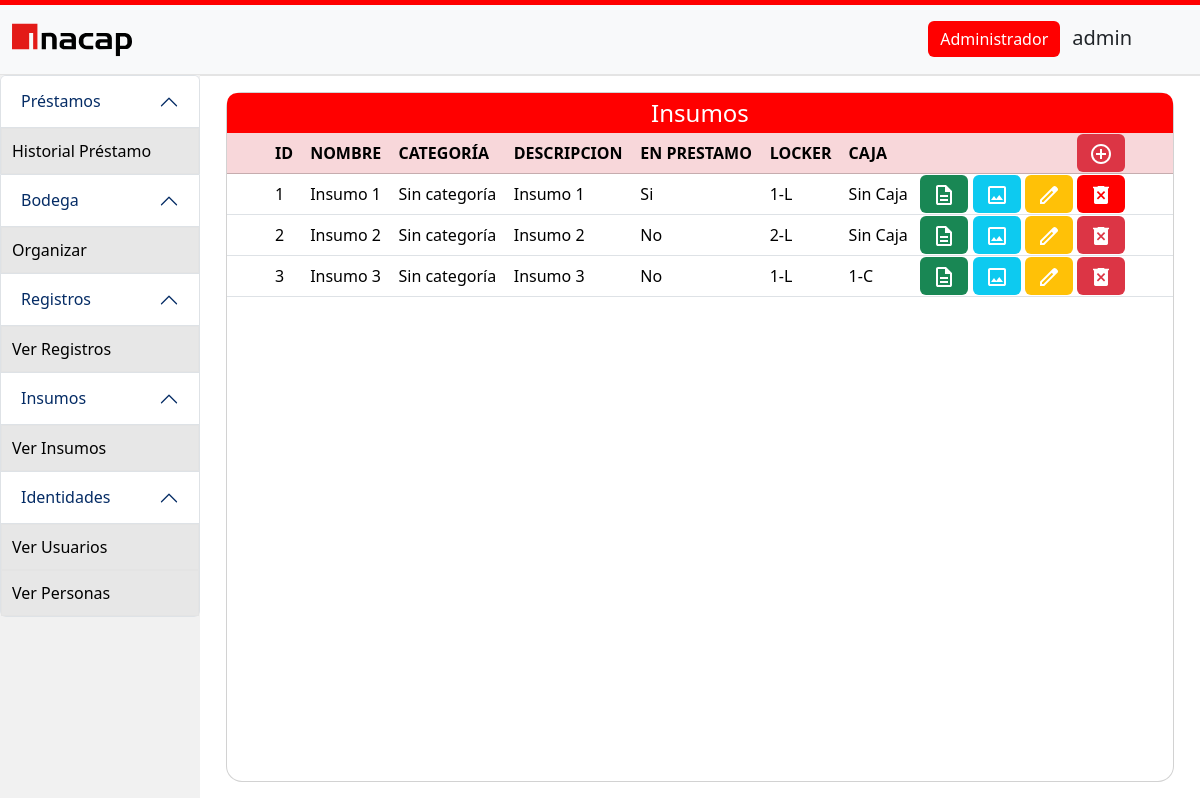
Page /insumos/ (signed in) on the committed database.
### bodegaApp/models/identidades.py (models this page shows, shortened)
class Usuario(AbstractUser):
    first_name = None
    last_name = None
    is_staff = None
    groups = None
    user_permissions = None
    email = models.EmailField(max_length=60, unique=True)
    username = models.CharField(max_length=20, unique=True)
    password = models.CharField(max_length=20)
    persona = models.OneToOneField(Persona, on_delete=models.PROTECT, unique=True)
    foto_perfil = models.ForeignKey(Adjunto, on_delete=models.SET_DEFAULT, default=1)

### bodegaApp/models/inventario.py (models this page shows, shortened)
class Insumo(models.Model):
    nombre          = models.CharField(max_length=100)
    descripcion     = models.CharField(max_length=500)
    activo          = models.BooleanField(default=True)
    adjunto         = models.ForeignKey(Adjunto, on_delete=models.PROTECT)
    categoria       = models.ForeignKey(Categoria,on_delete=models.SET(get_default_categoria), default=get_default_categoria)
    locker          = models.ForeignKey(Locker, on_delete=models.PROTECT, null=True, blank=True)
    caja            = models.ForeignKey(Caja, on_delete=models.PROTECT, null=True, blank=True)
    class Meta:
        verbose_name = "Insumo"
        verbose_name_plural = "Insumos"

class Categoria(models.Model):
    def __str__(self):
        return self.nombreCategoria.capitalize()
    nombreCategoria = models.CharField(max_length=20, unique=True)

class Locker(models.Model):
    nameTag             = models.CharField(max_length=6)
    comentario          = models.TextField()
    adjunto          = models.ForeignKey(Adjunto, on_delete=models.PROTECT)
    class Meta:
        verbose_name = "Locker"
        verbose_name_plural = "Lockers"
    def __str__(self):
        return self.nameTag

class Caja(models.Model):
    nameTag             = models.CharField(max_length=6)
    activo              = models.BooleanField()
    adjunto           = models.ForeignKey(Adjunto, on_delete=models.PROTECT)
    locker            = models.ForeignKey(Locker, on_delete=models.PROTECT, blank=False, null=False)
    class Meta:
        verbose_name = "Caja"
        verbose_name_plural = "Cajas"
    def __str__(self):
        return self.nameTag

### bodegaApp/views/insumos.py (the view)
# urls.py: path("insumos/", verInsumos, name="Insumos"),
@login_required
def verInsumos(request):
    insumos = Insumo.objects.all()
    for insumo in insumos:
        try:
            insumo.enprestamo = Prestamo.objects.filter(insumo=insumo)
        except Prestamo.DoesNotExist:
            insumo.enprestamo = None
    seccionActiva = section
    for insumo in insumos:
        if insumo.descripcion and len(insumo.descripcion) > 50:
            insumo.descripcion_corta = insumo.descripcion[:50] + "..."
        else:
            insumo.descripcion_corta = insumo.descripcion
    context = {'insumos': insumos, 'formTitle': "Insumos", 'seccionActiva': seccionActiva}
    return render(request, 'insumos/insumos.html', context)

### bodegaApp/models/archivos.py (called while the page is built)
    def __str__(self):
        return self.adjunto.url

### templates/insumos/insumos.html
{% extends "home.html" %}
{% load static %}
{% block content %}
    <div class="card w-100 m-3 rounded-4">
        <div class="card w-100 justify-content-center" id="top">
            <h4 class="m-0 p-0">{{formTitle}}</h4>
        </div>
        <table class="table">
            <thead>
                <tr class="table-danger">
                    <th scope="col" class="ps-5">ID</th>
                    <th scope="col">NOMBRE</th>
                    <th scope="col">CATEGORÍA</th>
                    <th scope="col">DESCRIPCION</th>
                    <th scope="col">EN PRESTAMO</th>
                    <th scope="col">LOCKER</th>
                    <th scope="col">CAJA</th>
                    <th scope="col" class="p-0 align-content-center justify-content-end text-end pe-5">
                        <a class="btn bg-danger h-1 fw-bold" onClick="openModal('{% url "CrearInsumo" %}')"><img src="{% static "image/add.svg" %}"></a>
                    </th>
                </tr>
            </thead>
            <tbody>
                {% for insumo in insumos %}
                    <tr class="w-100">
                        <td scope="row" class="ps-5">{{ insumo.id }}</td>
                        <td>{{ insumo.nombre }}</td>
                        <td>{{ insumo.categoria }}</td>
                        <td>{{ insumo.descripcion_corta }}</td>
                        <td>{{ insumo.activo|yesno:"No,Si" }}</td>
                        <td>{% if insumo.locker %}{{insumo.locker}}{% else %}Sin Locker{% endif %}</td>
                        <td>{% if insumo.caja %}{{insumo.caja}}{% else %}Sin Caja{% endif %}</td>
                        <td class="p-0 align-content-center justify-content-end text-end pe-5">
                            <a class="btn bg-success fw-bold" onclick="openModal('{% url "DetallesInsumo" insumo.id %}')"><img src="{% static "image/details.svg" %}"></a>
                            <a class="btn bg-info fw-bold" data-bs-placement="left" data-bs-toggle="tooltip" data-bs-custom-class="custom-tooltip" data-bs-html="true" data-bs-title="<img src='{{insumo.adjunto}}' height='250px' />"><img src="{% static "image/image.svg" %}"></a>
                            <a class="btn bg-warning fw-bold" onclick="openModal('{% url "ActualizarInsumo" insumo.id %}')"><img src="{% static "image/edit.svg" %}"></a>
                            {% if insumo.enprestamo %}
                            <a class="btn btn-danger fw-bold" data-bs-toggle="tooltip" data-bs-placement="top" data-bs-title="El Insumo no debe estar en prestamo para poder ser borrado"><img src="{% static "image/delete.svg" %}"></a>
                            {% else %}
                            <a class="btn bg-danger fw-bold" onclick="openModal('{% url "BorrarInsumo" insumo.id %}')"><img src="{% static "image/delete.svg" %}"></a>
                            {% endif %}
                        </td>
                    </tr>
                {% endfor %}
            </tbody>
        </table>
    </div>
{% endblock %}

### templates/home.html (shortened to what this page needs)
<!DOCTYPE html>
<html lang="en">
{% load static %}
    <head>
        <link rel="stylesheet" href='{% static "css/style.css" %}'>
        <link href="https://cdn.jsdelivr.net/npm/bootstrap@5.3.3/dist/css/bootstrap.min.css" rel="stylesheet">
        <link href="https://cdnjs.cloudflare.com/ajax/libs/jquery.inputmask/3.3.4/css/inputmask.min.css" rel="stylesheet"/>
    </head>
    <body data-barba="wrapper">
        <div id="main" class="w-100 vh-100">
            {% include "components/navbar.html" %}
            <div id="down" class="d-flex text-left">
                <div class="column h-100" id="sidebar">
                    {% include "components/sidebar.html" %}
                </div>
                    <div id="content" class="column px-10 w-100" data-barba="container" data-barba-namespace="home">
                    {% block content %}{% endblock %}
                    </div>
            </div>
        </div>
    </body>
</html>

### templates/components/navbar.html
{% load static %}
    {% block content %}
    <nav class="navbar navbar-expand-lg navbar-light bg-light" id="navbar">
        <div class="container-fluid">
            <img src="{% static 'image/logo.svg' %}" alt="logo" id="logo" width="120" height="100" class="d-inline-block align-text-top">
            <div id="info">
                <div class="d-flex pe-5">
                {% if user.is_superuser == True %}
                    <button class="btn btn-danger me-1">Administrador</button>
                {% endif %}
                    <h5 class="ms-2 me-2">{{user.username}}</h5>
                </div>
            </div>
        </div>
    </nav>
    {% endblock %}

### templates/components/sidebar.html
{% load static %}
<div class="sidebar">
    <div class="accordion" id="sidebarAccordion">
        <div class="accordion-item">
            <h2 class="accordion-header">
                <button class="accordion-button main {% if seccionActiva == "prestamos" %} seccionActiva {% endif %}" type="button" data-bs-toggle="collapse" data-bs-target="#collapsePrestamos" aria-expanded="true">
                    Préstamos
                </button>
            </h2>
            <div id="collapsePrestamos" class="accordion-collapse collapse show">
                <div class="accordion-body m-0 p-0">
                    <a class="sub" href="{% url "Prestamos" %}">Historial Préstamo</a>
                </div>
            </div>
        </div>
        <div id="bodega" class="accordion-item">
            <h2 class="accordion-header">
                <button class="accordion-button main {% if seccionActiva == "bodega" %} seccionActiva {% endif %}" type="button" data-bs-toggle="collapse" data-bs-target="#collapseBodega" aria-expanded="false" aria-controls="collapseBodega">
                    Bodega
                </button>
            </h2>
            <div id="collapseBodega" class="accordion-collapse collapse show">
                <div class="accordion-body m-0 p-0">
                    <a class="sub" href="{% url "Bodega" %}">Organizar</a>
                </div>
            </div>
        </div>
        <div id="registros" class="accordion-item">
            <h2 class="accordion-header">
                <button class="accordion-button main {% if seccionActiva == "registros" %} seccionActiva {% endif %}" type="button" data-bs-toggle="collapse" data-bs-target="#collapseRegistros" aria-expanded="false" aria-controls="collapseRegistros">
                    Registros
                </button>
            </h2>
            <div id="collapseRegistros" class="accordion-collapse collapse show">
                <div class="accordion-body m-0 p-0">
                    <a class="sub" href="{% url "Registros" %}">Ver Registros</a>
                </div>
            </div>
        </div>
        <div id="insumos" class="accordion-item">
            <h2 class="accordion-header">
                <button class="accordion-button main {% if seccionActiva == "insumos" %} seccionActiva {% endif %}" type="button" data-bs-toggle="collapse" data-bs-target="#collapseInsumos" aria-expanded="false" aria-controls="collapseInsumos">
                    Insumos
                </button>
            </h2>
            <div id="collapseInsumos" class="accordion-collapse collapse show">
                <div class="accordion-body m-0 p-0">
                    <a class="sub" href="{% url "Insumos" %}">Ver Insumos</a>
                </div>
            </div>
        </div>
        <div id="identidades" class="accordion-item">
            <h2 class="accordion-header">
                <button class="accordion-button main {% if seccionActiva == "identidades" %} seccionActiva {% endif %}" type="button" data-bs-toggle="collapse" data-bs-target="#collapseUsuarios" aria-expanded="false" aria-controls="collapseUsuarios">
                    Identidades
                </button>
            </h2>
            <div id="collapseUsuarios" class="accordion-collapse collapse show">
                <div class="accordion-body m-0 p-0">
                    <a class="sub" href="{% url "Usuarios" %}">Ver Usuarios</a>
                    <a class="sub" href="{% url "Personas" %}">Ver Personas</a>
                </div>
            </div>
        </div>
    </div>
</div>

### static/css/style.css (style rules this page uses)
#info .d-flex { text-align: center !important; align-items: baseline !important; }
#navbar { border-top: 5px solid red !important; border-bottom: #e4e4e4 solid 1px !important; height: 75px !important; }
.sidebar { margin: 0 !important; padding: 0 !important; width: 200px !important; background-color: #f1f1f1 !important; height: 100% !important; overflow: auto !important; }
.sidebar a { display: block !important; color: black !important; padding: 10px !important; border: #e4e4e4 solid 1px !important; text-decoration: none !important; }
.main { background-color: white !important; }
.sub { background-color: #e7e7e7 !important; }
#down #sidebar { width: 200px !important; }
#down { height: calc(100vh - 4.8rem) !important; }
#main { height: 100% !important; flex-direction: column !important; }
#content { display: flex !important; border-top: #e4e4e4 solid 1px !important; padding-left: 10px !important; padding-right: 10px !important; }
#top { width: 100% !important; height: 40px !important; background-color: red !important; text-align: center !important; align-items: center !important; color: white !important; border-radius: 10px 10px 0px 0px !important; border: transparent solid 1px !important; font-weight: bold !important; padding: 0 !important; line-height: 0px !important; }
.btn { background-color: red !important; border: none !important; }

### rows in the picture
Usuario: username "admin"
Insumo: id "1", nombre "Insumo 1", categoria "Sin categoría", descripcion_corta "Insumo 1", activo "Si", locker "1-L", shows "Sin Caja"
Insumo: id "2", nombre "Insumo 2", categoria "Sin categoría", descripcion_corta "Insumo 2", activo "No", locker "2-L", shows "Sin Caja"
Insumo: id "3", nombre "Insumo 3", categoria "Sin categoría", descripcion_corta "Insumo 3", activo "No", locker "1-L", caja "1-C"
